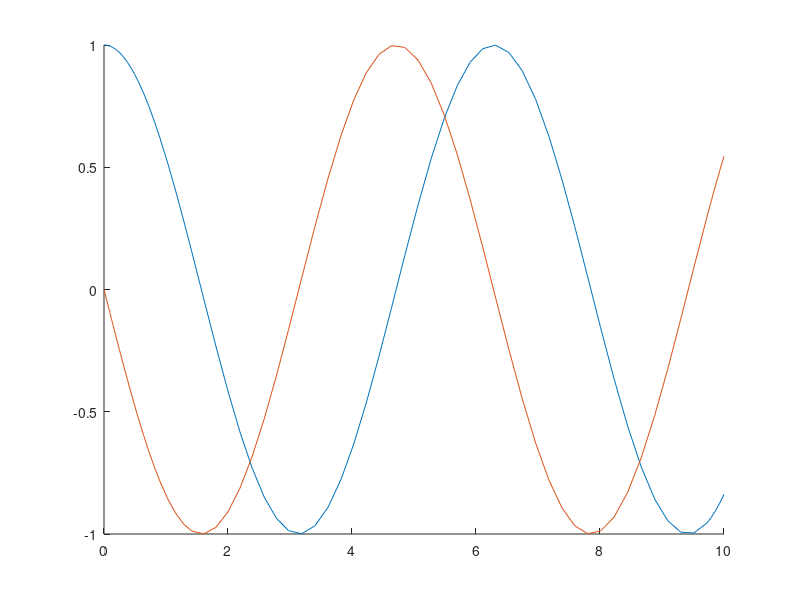

Recreate this plot in MATLAB.
function ode_example()
    X0 = [1,0];
    tspan = [0,10];
    [t,X] = ode45(@shosc, tspan, X0);
    
    clf
    hold all
    plot(t, X(:,1))
    plot(t, X(:,2))
    hold off
end

function Xdot = shosc(t, X)
    x = X(1);
    xdot = X(2);
    Xdot = [xdot; -x];
end